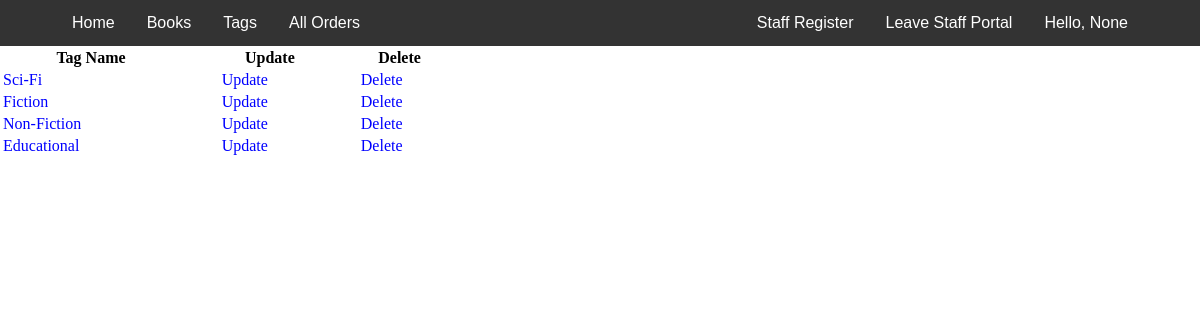
/staff/tags (signed in), run on the app's committed database.
### accounts/models.py (models this page shows, shortened)
class User(AbstractBaseUser):
    email = models.EmailField(max_length=255, unique=True)
    firstName = models.CharField(max_length=255, blank=True, null=True)
    lastName = models.CharField(max_length=255, blank=True, null=True)
    staff = models.BooleanField(default=False)  # staff user non superuser
    admin = models.BooleanField(default=False)  # superuser
    shipping_address = models.ForeignKey(ShippingAddressModel,
                                         on_delete=SET_NULL,
                                         null=True)
    is_active = models.BooleanField(default=False)
    USERNAME_FIELD = 'email'  # username
    objects = UserManager()
    @property
    def is_staff(self):
        return self.staff

### Inventory/models.py (models this page shows, shortened)
class Tag(models.Model):
    name = models.CharField(max_length=100)

### Inventory/views.py (the view)
# urls.py: path('tags', TagsView.as_view(), name="viewTags"),
@method_decorator(decorators, name='dispatch')
class TagsView(TemplateView):
    template_name = 'inventory/viewTags.html'
    def get_context_data(self, **kwargs):
        context = super().get_context_data(**kwargs)
        tags = Tag.objects.all()
        context['tags'] = tags
        return context

### Inventory/templates/inventory/viewTags.html (shortened to what this page needs)
{% extends "Sbase.html" %}
{% block head %}
{% load static %}
<link rel="stylesheet" href="{% static "css/inventory/viewBooks.css" %}">
{% endblock %}
{% block content %}
<div class="table">
  <table>
    <th>Tag Name</th>
    <th>Update</th>
    <th>Delete</th>
    {% for i in tags %}
    <tr>
      <td><a class="books-link" href="#">{{i.name}}</a></td>
      <td><a class="books-link" href="{% url 'updateTag' id=i.id %}">Update</a></td>
      <td><a class="books-link" href="{% url 'deleteTag' id=i.id %}" onclick="return confirm('Are you sure you want to delete this?')">Delete </a></td>
    </tr>
    {% endfor %}
  </table>
</div>
{% endblock %}

### Inventory/templates/inventory/staffNavBar.html (shortened to what this page needs)
<div class="navbar">
  <a style="margin-left: 3.5em;" class="float-l" href="{% url 'sHome' %}">Home</a>
  <div class="dropdown">
    <button class="dropbtn">Books
    </button>
  </div>
  <div class="dropdown">
    <button class="dropbtn">Tags
    </button>
  </div>
  <div style="float: right; margin-right: 3.5em;" class="dropdown">
    <button class="dropbtn">Hello, {{user.firstName}}
    </button>
  </div>
    <a class="float-l" href="{% url 'orders' %}">All Orders</a>
  <a class="float-r" href="{% url 'home' %}">Leave Staff Portal</a>
  <a class="float-r" href="{% url 'sRegister' %}">Staff Register</a>
</div>

### static/css/Inventory/viewBooks.css (style rules this page uses)
.navbar { grid-area: navbar; }
table { width: 40%; }
th { padding-right: 8.333%; }
.books-link { text-decoration: none; color: blue; }

### Inventory/templates/inventory/staffNavBar.html (style rules this page uses)
body { margin: 0; }
.navbar { background-color: #333; font-family: Arial; }
.float-r { float: right; font-size: 16px; color: white; text-align: center; padding: 14px 16px; text-decoration: none; }
.float-l { float: left; font-size: 16px; color: white; text-align: center; padding: 14px 16px; text-decoration: none; }
.dropdown { float: left; overflow: hidden; }
.dropdown .dropbtn { font-size: 16px; border: none; outline: none; color: white; padding: 14px 16px; background-color: inherit; font-family: inherit; margin: 0; }

### data on the page
User: firstName "None"
Tag: name "Sci-Fi"
Tag: name "Fiction"
Tag: name "Non-Fiction"
Tag: name "Educational"
